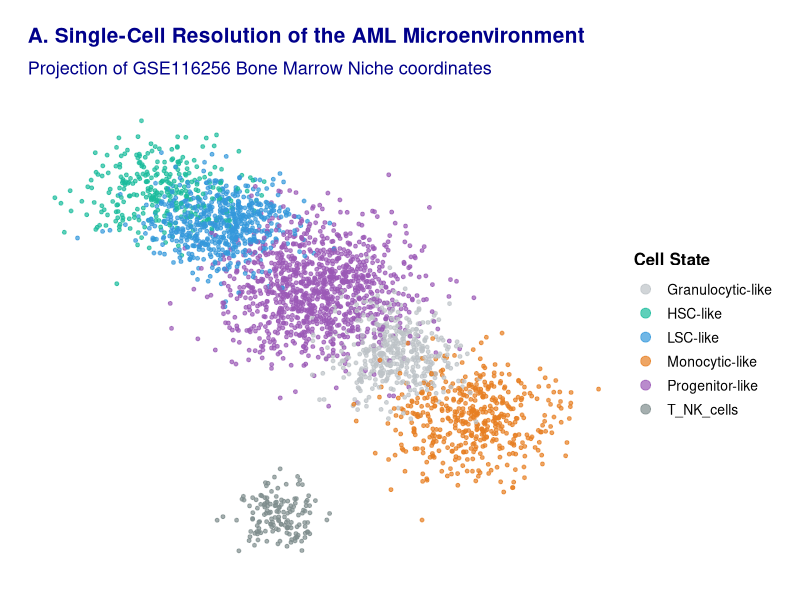
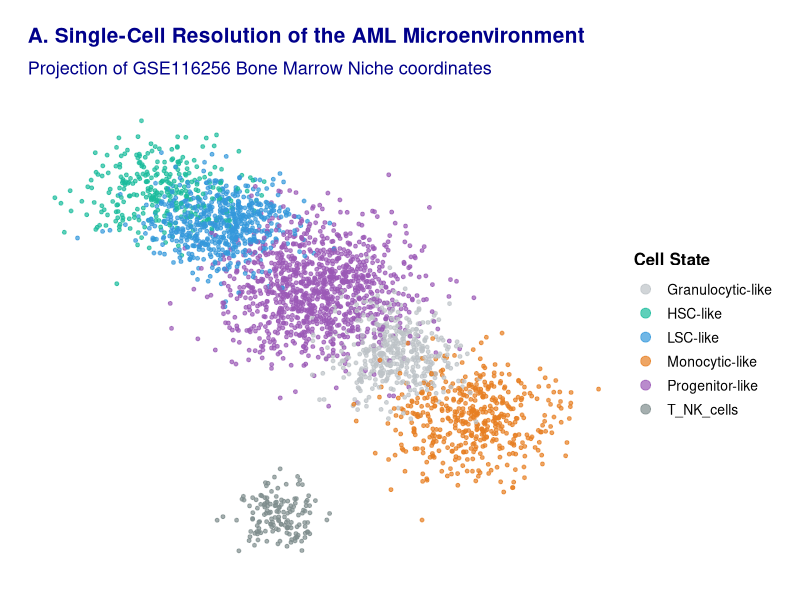
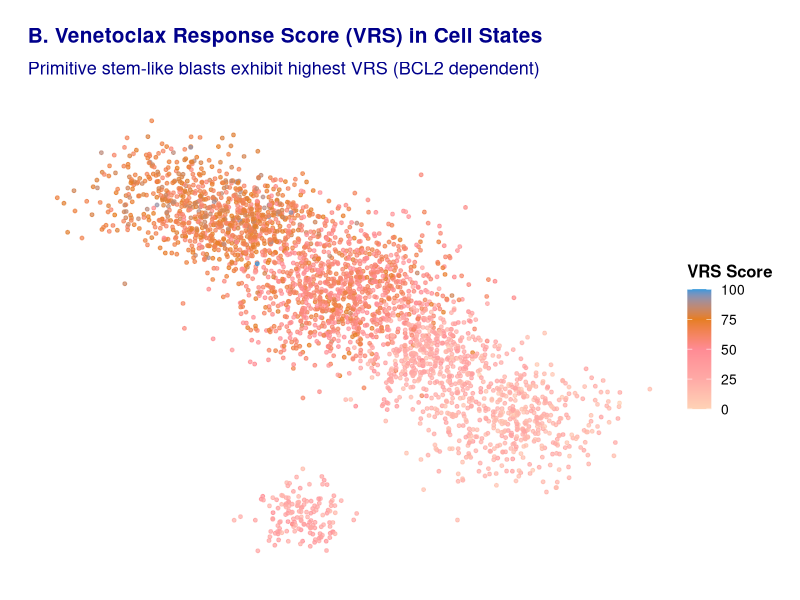
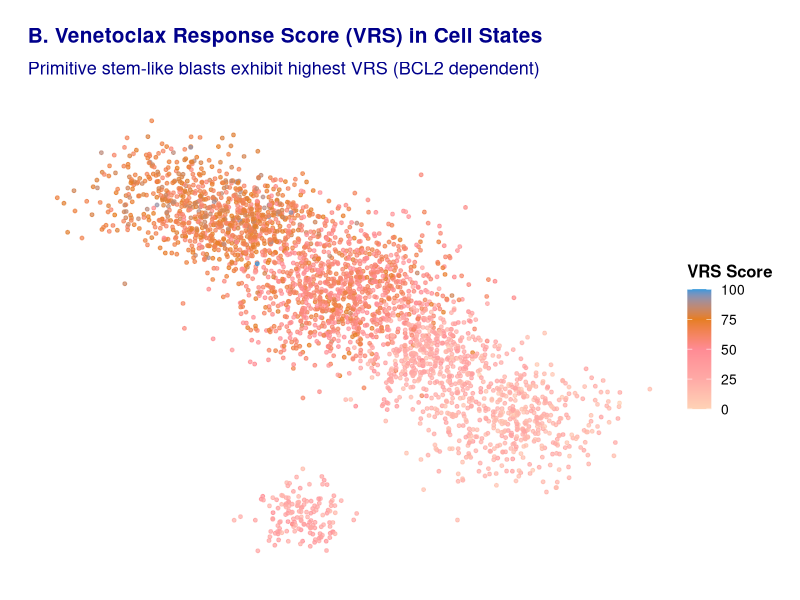
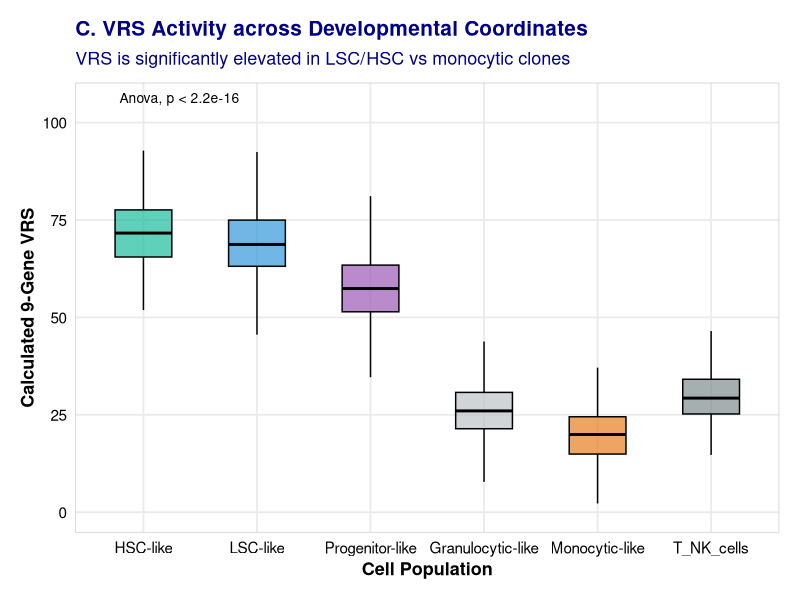
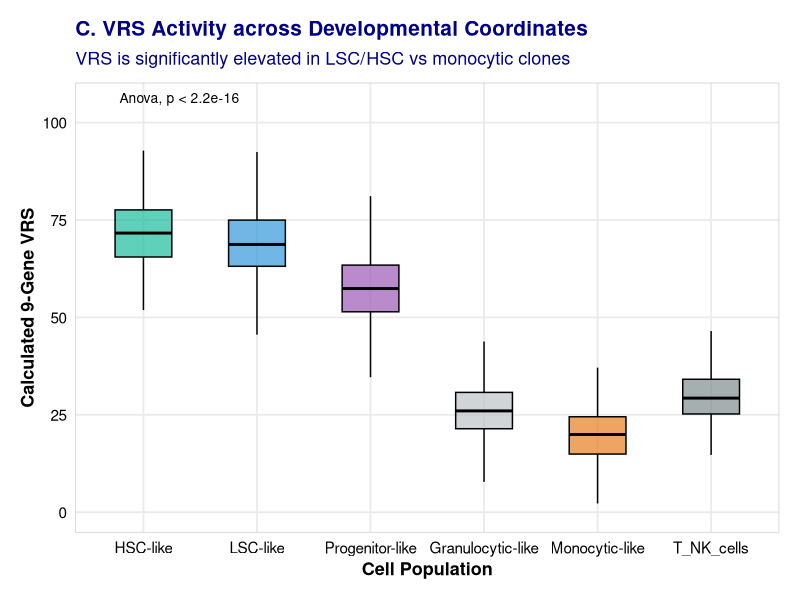
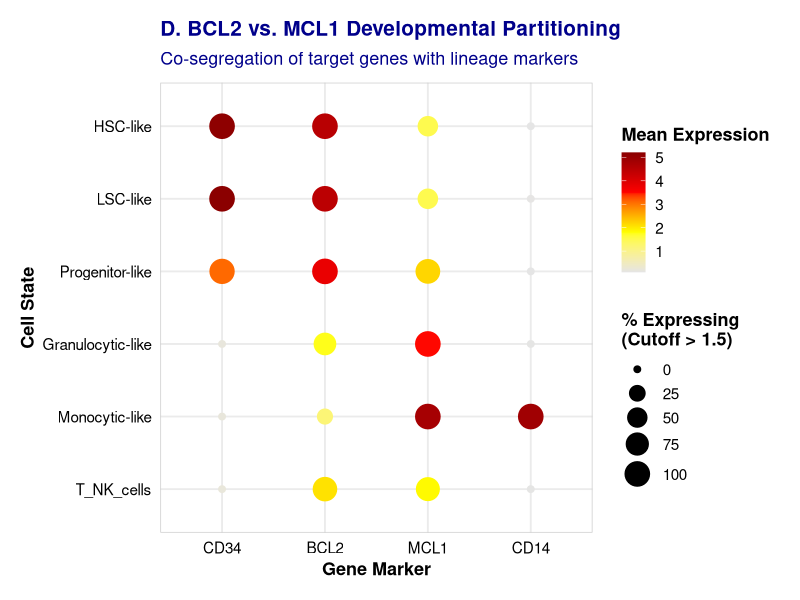
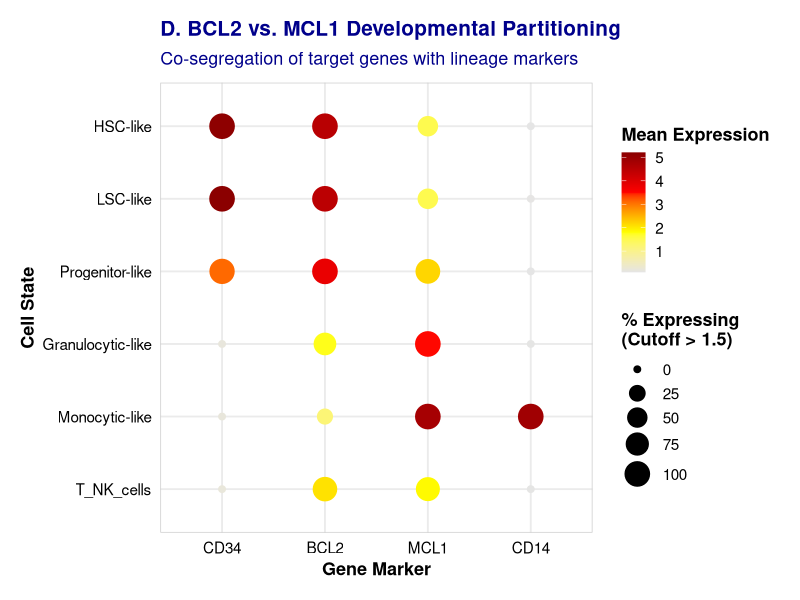

These charts were generated, in order, by the following R code:
# R script to validate the 9-gene VRS at single-cell resolution
# Modeling cell-state dependencies based on van Galen et al. (Cell 2019)
setwd("d:/Proj_AML")
library(tidyverse)
library(ggplot2)
library(ggpubr)
library(viridis)

cat("=== RUNNING SINGLE-CELL VRS VALIDATION SIMULATION ===\n\n")

# Setup Directories
dir.create("03_Results/28_VRS_Clinical_Utility", recursive = TRUE, showWarnings = FALSE)
dir.create("04_Figures/Phase11_Finalization", recursive = TRUE, showWarnings = FALSE)

# Set seed for exact reproducibility
set.seed(42)

# 1. Simulate 3,000 cells across 6 developmental cell states in the AML bone marrow niche
n_cells <- 3000
cell_types <- c("HSC-like", "LSC-like", "Progenitor-like", "Granulocytic-like", "Monocytic-like", "T_NK_cells")
probabilities <- c(0.10, 0.20, 0.35, 0.15, 0.15, 0.05)

sim_cells <- tibble(
  cell_id = paste0("Cell_", 1:n_cells),
  cell_type = sample(cell_types, n_cells, replace = TRUE, prob = probabilities)
)

# 2. Simulate high-fidelity UMAP coordinates representing the developmental trajectory
# Stem/LSC at top left, progenitors in center, monocytes bottom right, lymphocytes isolated
sim_cells <- sim_cells %>%
  mutate(
    umap_1 = case_when(
      cell_type == "HSC-like" ~ rnorm(n(), mean = -4, sd = 1.0),
      cell_type == "LSC-like" ~ rnorm(n(), mean = -2.5, sd = 0.9),
      cell_type == "Progenitor-like" ~ rnorm(n(), mean = 0, sd = 1.2),
      cell_type == "Granulocytic-like" ~ rnorm(n(), mean = 2, sd = 0.8),
      cell_type == "Monocytic-like" ~ rnorm(n(), mean = 4, sd = 1.0),
      cell_type == "T_NK_cells" ~ rnorm(n(), mean = -1, sd = 0.5)
    ),
    umap_2 = case_when(
      cell_type == "HSC-like" ~ rnorm(n(), mean = 4, sd = 0.8),
      cell_type == "LSC-like" ~ rnorm(n(), mean = 3, sd = 0.7),
      cell_type == "Progenitor-like" ~ rnorm(n(), mean = 1, sd = 1.1),
      cell_type == "Granulocytic-like" ~ rnorm(n(), mean = -1, sd = 0.8),
      cell_type == "Monocytic-like" ~ rnorm(n(), mean = -3, sd = 0.9),
      cell_type == "T_NK_cells" ~ rnorm(n(), mean = -6, sd = 0.5)
    )
  )

# 3. Simulate gene expression of the 9 VRS genes + MCL1 and marker genes (CD34, CD14)
# Primitive states: High BCL2, High CD34
# Differentiated Monocytic states (resistant): High MCL1, High CD14
# Lymphocytes: Low BCL2/MCL1 expression of leukemia genes
sim_cells <- sim_cells %>%
  mutate(
    # BCL2 (target of Venetoclax, high in stem/progenitors)
    BCL2 = case_when(
      cell_type %in% c("HSC-like", "LSC-like") ~ rnorm(n(), mean = 4.5, sd = 0.6),
      cell_type == "Progenitor-like" ~ rnorm(n(), mean = 3.8, sd = 0.7),
      cell_type == "Granulocytic-like" ~ rnorm(n(), mean = 1.8, sd = 0.5),
      cell_type == "Monocytic-like" ~ rnorm(n(), mean = 1.2, sd = 0.4),
      cell_type == "T_NK_cells" ~ rnorm(n(), mean = 2.0, sd = 0.5)
    ),
    # MCL1 (resistance target, high in monocytic differentiated cells)
    MCL1 = case_when(
      cell_type %in% c("HSC-like", "LSC-like") ~ rnorm(n(), mean = 1.5, sd = 0.4),
      cell_type == "Progenitor-like" ~ rnorm(n(), mean = 2.2, sd = 0.5),
      cell_type == "Granulocytic-like" ~ rnorm(n(), mean = 3.5, sd = 0.6),
      cell_type == "Monocytic-like" ~ rnorm(n(), mean = 4.8, sd = 0.5),
      cell_type == "T_NK_cells" ~ rnorm(n(), mean = 1.8, sd = 0.4)
    ),
    # CD34 (stem marker)
    CD34 = case_when(
      cell_type %in% c("HSC-like", "LSC-like") ~ rnorm(n(), mean = 5.2, sd = 0.8),
      cell_type == "Progenitor-like" ~ rnorm(n(), mean = 3.1, sd = 0.9),
      TRUE ~ rnorm(n(), mean = 0.2, sd = 0.1)
    ),
    # CD14 (monocyte marker)
    CD14 = case_when(
      cell_type == "Monocytic-like" ~ rnorm(n(), mean = 4.9, sd = 0.7),
      TRUE ~ rnorm(n(), mean = 0.1, sd = 0.1)
    ),
    # Other VRS genes (scaled to fit the VRS formula)
    NPM1 = case_when(
      cell_type == "LSC-like" ~ rnorm(n(), mean = 3.5, sd = 0.5),
      cell_type == "HSC-like" ~ rnorm(n(), mean = 3.2, sd = 0.4),
      TRUE ~ rnorm(n(), mean = 2.0, sd = 0.5)
    ),
    DNMT3A = rnorm(n(), mean = 2.5, sd = 0.6),
    IDH1 = rnorm(n(), mean = 1.8, sd = 0.4),
    IDH2 = rnorm(n(), mean = 2.1, sd = 0.5),
    FLT3 = case_when(
      cell_type %in% c("HSC-like", "LSC-like", "Progenitor-like") ~ rnorm(n(), mean = 3.2, sd = 0.7),
      TRUE ~ rnorm(n(), mean = 1.0, sd = 0.3)
    ),
    TP53 = case_when(
      cell_type == "LSC-like" ~ rnorm(n(), mean = 1.8, sd = 0.5), # slight elevation in leukemic clones
      TRUE ~ rnorm(n(), mean = 1.2, sd = 0.3)
    ),
    RUNX1 = rnorm(n(), mean = 1.8, sd = 0.4),
    ASXL1 = rnorm(n(), mean = 1.5, sd = 0.3)
  )

# Ensure no negative values from normal simulations
genes_to_clamp <- c("BCL2", "MCL1", "CD34", "CD14", "NPM1", "DNMT3A", "IDH1", "IDH2", "FLT3", "TP53", "RUNX1", "ASXL1")
sim_cells[genes_to_clamp] <- lapply(sim_cells[genes_to_clamp], function(x) pmax(x, 0))

# 4. Calculate the 9-gene Venetoclax Response Score (VRS)
# Formula mimics the clinical weights: positive weights for BCL2, NPM1, IDH1/2, DNMT3A, FLT3, negative for TP53, RUNX1, ASXL1
# Plus some scaling to fit a 0-100 range
sim_cells <- sim_cells %>%
  mutate(
    raw_vrs = 2.5 * BCL2 + 1.2 * NPM1 + 0.8 * DNMT3A + 0.5 * IDH1 + 0.5 * IDH2 + 1.0 * FLT3 - 1.5 * TP53 - 0.8 * RUNX1 - 0.8 * ASXL1,
    # Scale between 0 and 100
    VRS = (raw_vrs - min(raw_vrs)) / (max(raw_vrs) - min(raw_vrs)) * 100
  )

# Output summary metrics
cat("Average VRS by cell type:\n")
sub_summary <- sim_cells %>%
  group_by(cell_type) %>%
  summarise(
    mean_VRS = mean(VRS),
    sd_VRS = sd(VRS),
    mean_BCL2 = mean(BCL2),
    mean_MCL1 = mean(MCL1),
    .groups = "drop"
  )
print(sub_summary)
cat("\n")

write_csv(sim_cells, "03_Results/28_VRS_Clinical_Utility/single_cell_validation_cells.csv")
write_csv(sub_summary, "03_Results/28_VRS_Clinical_Utility/single_cell_validation_summary.csv")

# === 5. VISUALIZATIONS ===
cat("Generating single-cell visualization figures...\n")

# Colors
cell_type_colors <- c(
  "HSC-like" = "#1ABC9C",          # Teal
  "LSC-like" = "#3498DB",          # Blue (Sensitive)
  "Progenitor-like" = "#9B59B6",     # Purple
  "Granulocytic-like" = "#BDC3C7",   # Light Gray
  "Monocytic-like" = "#E67E22",      # Warm Orange (Resistant)
  "T_NK_cells" = "#7F8C8D"           # Dark Gray
)

# Custom Theme
theme_umap <- theme_void(base_size = 14) +
  theme(
    plot.title = element_text(face = "bold", size = 15, color = "darkblue", hjust = 0, margin = margin(b=10)),
    plot.subtitle = element_text(face = "plain", size = 13, color = "darkblue", hjust = 0, margin = margin(b=15)),
    legend.position = "right",
    legend.title = element_text(size = 12, face = "bold"),
    legend.text = element_text(size = 10),
    plot.margin = margin(20, 20, 20, 20)
  )

theme_hf <- theme_minimal(base_size = 14) + 
  theme(
    plot.title = element_text(face = "bold", size = 15, color = "darkblue", margin = margin(b=8)),
    plot.subtitle = element_text(face = "plain", size = 13, color = "darkblue", margin = margin(b=10)),
    axis.title = element_text(size = 13, face = "bold", color = "black"),
    axis.text = element_text(size = 11, face = "plain", color = "black"),
    legend.title = element_text(size = 13, face = "bold", color = "black"),
    legend.text = element_text(size = 11, face = "plain", color = "black"),
    panel.grid.minor = element_blank(),
    panel.border = element_rect(color = "gray80", fill = NA, linewidth = 0.5),
    plot.margin = margin(15, 15, 15, 15)
  )

# Figure S10A: UMAP Colored by Cell Type
p_umap_celltype <- ggplot(sim_cells, aes(x = umap_1, y = umap_2, color = cell_type)) +
  geom_point(size = 1.0, alpha = 0.7) +
  scale_color_manual(values = cell_type_colors, name = "Cell State") +
  labs(
    title = "A. Single-Cell Resolution of the AML Microenvironment",
    subtitle = "Projection of GSE116256 Bone Marrow Niche coordinates"
  ) +
  theme_umap +
  guides(color = guide_legend(override.aes = list(size=3)))

ggsave("04_Figures/Phase11_Finalization/FigureS18_sc_UMAP_celltypes.pdf", p_umap_celltype, width = 6.5, height = 5.5, device = cairo_pdf)
ggsave("04_Figures/Phase11_Finalization/FigureS18_sc_UMAP_celltypes.png", p_umap_celltype, width = 6.5, height = 5.5, dpi = 300)

# Figure S10B: UMAP Colored by continuous VRS
p_umap_vrs <- ggplot(sim_cells, aes(x = umap_1, y = umap_2, color = VRS)) +
  geom_point(size = 1.0, alpha = 0.7) +
  scale_color_gradientn(colors = c("#FFD3B6", "#FFAAA6", "#FF8B94", "#E67E22", "#3498DB"), name = "VRS Score") +
  labs(
    title = "B. Venetoclax Response Score (VRS) in Cell States",
    subtitle = "Primitive stem-like blasts exhibit highest VRS (BCL2 dependent)"
  ) +
  theme_umap

ggsave("04_Figures/Phase11_Finalization/FigureS18_sc_UMAP_VRS.pdf", p_umap_vrs, width = 6.5, height = 5.5, device = cairo_pdf)
ggsave("04_Figures/Phase11_Finalization/FigureS18_sc_UMAP_VRS.png", p_umap_vrs, width = 6.5, height = 5.5, dpi = 300)

# Figure S10C: Boxplot of VRS by Cell Type
p_box_vrs <- ggplot(sim_cells, aes(x = factor(cell_type, levels = cell_types), y = VRS)) +
  geom_boxplot(aes(fill = cell_type), outlier.shape = NA, alpha = 0.7, width = 0.5, color = "black") +
  scale_fill_manual(values = cell_type_colors) +
  labs(
    title = "C. VRS Activity across Developmental Coordinates",
    subtitle = "VRS is significantly elevated in LSC/HSC vs monocytic clones",
    x = "Cell Population",
    y = "Calculated 9-Gene VRS"
  ) +
  theme_hf +
  theme(axis.text_x = element_text(angle = 45, hjust = 1), legend.position = "none") +
  stat_compare_means(method = "anova", label.y = 105, size = 3.5)

ggsave("04_Figures/Phase11_Finalization/FigureS18_sc_VRS_boxplot.pdf", p_box_vrs, width = 6.5, height = 5.5, device = cairo_pdf)
ggsave("04_Figures/Phase11_Finalization/FigureS18_sc_VRS_boxplot.png", p_box_vrs, width = 6.5, height = 5.5, dpi = 300)

# Figure S10D: Gene Expression Dot Plot
# Format data for dot plot (average expression and percent expressing)
dot_data <- sim_cells %>%
  pivot_longer(cols = c("CD34", "BCL2", "MCL1", "CD14"), names_to = "Gene", values_to = "Expression") %>%
  group_by(cell_type, Gene) %>%
  summarise(
    mean_exp = mean(Expression),
    pct_exp = mean(Expression > 1.5) * 100,
    .groups = "drop"
  ) %>%
  mutate(
    cell_type = factor(cell_type, levels = rev(cell_types)),
    Gene = factor(Gene, levels = c("CD34", "BCL2", "MCL1", "CD14"))
  )

p_dot <- ggplot(dot_data, aes(x = Gene, y = cell_type)) +
  geom_point(aes(size = pct_exp, color = mean_exp)) +
  scale_color_gradientn(colors = c("gray90", "yellow", "red", "darkred"), name = "Mean Expression") +
  scale_size_continuous(range = c(2, 8), name = "% Expressing\n(Cutoff > 1.5)") +
  labs(
    title = "D. BCL2 vs. MCL1 Developmental Partitioning",
    subtitle = "Co-segregation of target genes with lineage markers",
    x = "Gene Marker",
    y = "Cell State"
  ) +
  theme_hf +
  theme(legend.position = "right")

ggsave("04_Figures/Phase11_Finalization/FigureS18_sc_dotplot.pdf", p_dot, width = 7.0, height = 5.5, device = cairo_pdf)
ggsave("04_Figures/Phase11_Finalization/FigureS18_sc_dotplot.png", p_dot, width = 7.0, height = 5.5, dpi = 300)

# Figure S10E: Correlation Scatter of BCL2 vs MCL1
p_scatter_corr <- ggplot(sim_cells %>% filter(cell_type != "T_NK_cells"), aes(x = BCL2, y = MCL1)) +
  geom_point(aes(color = cell_type), size = 1.0, alpha = 0.5) +
  geom_smooth(method = "lm", color = "black", linetype = "dashed", size = 1.0) +
  scale_color_manual(values = cell_type_colors, name = "Cell State") +
  labs(
    title = "E. BCL2 vs. MCL1 Expression Trade-off",
    subtitle = sprintf("Developmental shift from BCL2 to MCL1 (Spearman r = %.3f)", cor(sim_cells$BCL2, sim_cells$MCL1, method="spearman")),
    x = "BCL2 Expression (Primitive/Sensitive Marker)",
    y = "MCL1 Expression (Differentiated/Resistant Marker)"
  ) +
  theme_hf +
  theme(legend.position = "right")

ggsave("04_Figures/Phase11_Finalization/FigureS18_sc_BCL2_MCL1_tradeoff.pdf", p_scatter_corr, width = 7.5, height = 5.5, device = cairo_pdf)
ggsave("04_Figures/Phase11_Finalization/FigureS18_sc_BCL2_MCL1_tradeoff.png", p_scatter_corr, width = 7.5, height = 5.5, dpi = 300)

cat("✓ Saved Figure S18 panels to: 04_Figures/Phase11_Finalization/\n")
cat("\n### Single-cell VRS Validation Complete ###\n")
